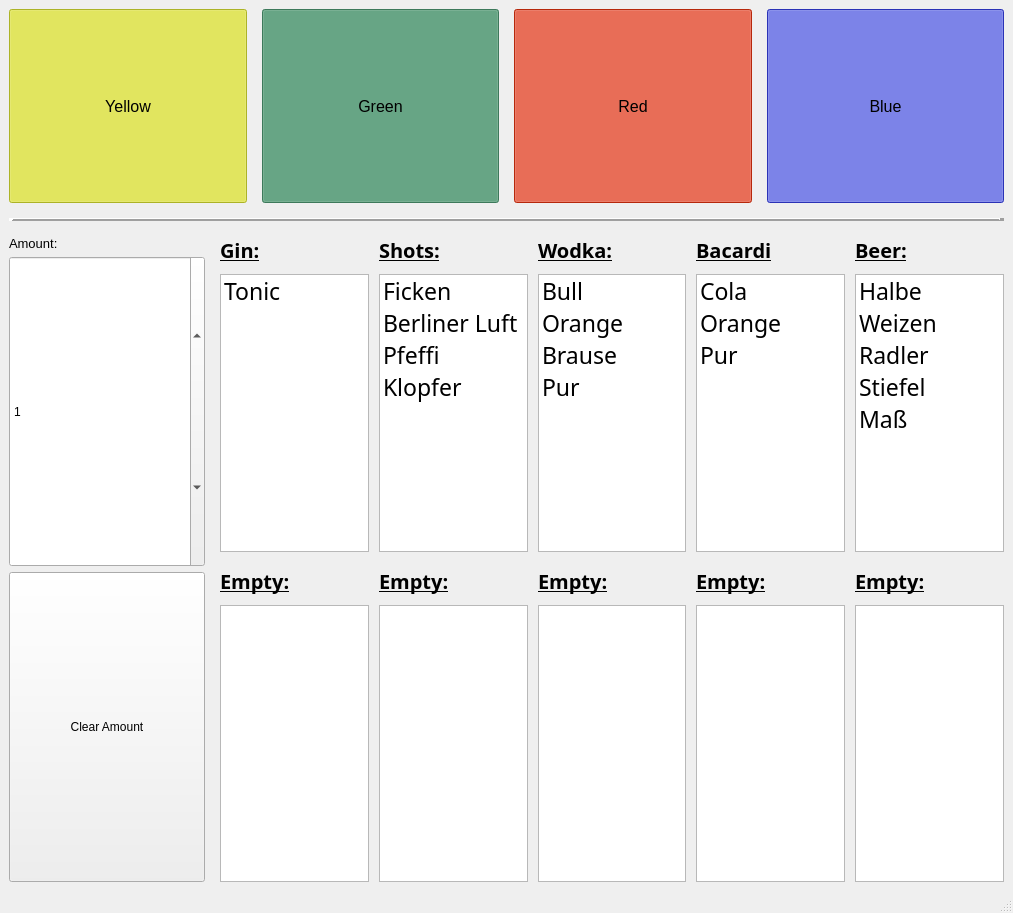
<?xml version="1.0" encoding="UTF-8"?>
<ui version="4.0">
 <class>MainWindow</class>
 <widget class="QMainWindow" name="MainWindow">
  <property name="geometry">
   <rect>
    <x>0</x>
    <y>0</y>
    <width>1013</width>
    <height>913</height>
   </rect>
  </property>
  <property name="sizePolicy">
   <sizepolicy hsizetype="Maximum" vsizetype="Maximum">
    <horstretch>0</horstretch>
    <verstretch>0</verstretch>
   </sizepolicy>
  </property>
  <property name="windowTitle">
   <string>MainWindow</string>
  </property>
  <widget class="QWidget" name="centralwidget">
   <layout class="QVBoxLayout" name="verticalLayout">
    <item>
     <layout class="QVBoxLayout" name="mainVert" stretch="3,1,10">
      <property name="spacing">
       <number>15</number>
      </property>
      <item>
       <layout class="QHBoxLayout" name="teamButtons">
        <property name="sizeConstraint">
         <enum>QLayout::SetNoConstraint</enum>
        </property>
        <item>
         <widget class="QPushButton" name="pb_Yellow">
          <property name="sizePolicy">
           <sizepolicy hsizetype="Minimum" vsizetype="Preferred">
            <horstretch>0</horstretch>
            <verstretch>0</verstretch>
           </sizepolicy>
          </property>
          <property name="font">
           <font>
            <pointsize>12</pointsize>
           </font>
          </property>
          <property name="styleSheet">
           <string notr="true">background-color: rgb(241, 250, 55);</string>
          </property>
          <property name="text">
           <string>Yellow</string>
          </property>
          <property name="checkable">
           <bool>true</bool>
          </property>
          <property name="checked">
           <bool>true</bool>
          </property>
         </widget>
        </item>
        <item>
         <widget class="QPushButton" name="pb_Green">
          <property name="sizePolicy">
           <sizepolicy hsizetype="Minimum" vsizetype="Preferred">
            <horstretch>0</horstretch>
            <verstretch>0</verstretch>
           </sizepolicy>
          </property>
          <property name="font">
           <font>
            <pointsize>12</pointsize>
           </font>
          </property>
          <property name="styleSheet">
           <string notr="true">background-color: rgb(85, 170, 127);</string>
          </property>
          <property name="text">
           <string>Green</string>
          </property>
          <property name="checkable">
           <bool>true</bool>
          </property>
          <property name="checked">
           <bool>true</bool>
          </property>
         </widget>
        </item>
        <item>
         <widget class="QPushButton" name="pb_Red">
          <property name="sizePolicy">
           <sizepolicy hsizetype="Minimum" vsizetype="Preferred">
            <horstretch>0</horstretch>
            <verstretch>0</verstretch>
           </sizepolicy>
          </property>
          <property name="font">
           <font>
            <pointsize>12</pointsize>
           </font>
          </property>
          <property name="styleSheet">
           <string notr="true">background-color: rgb(255, 56, 17);</string>
          </property>
          <property name="text">
           <string>Red</string>
          </property>
          <property name="checkable">
           <bool>true</bool>
          </property>
          <property name="checked">
           <bool>true</bool>
          </property>
         </widget>
        </item>
        <item>
         <widget class="QPushButton" name="pb_Blue">
          <property name="sizePolicy">
           <sizepolicy hsizetype="Minimum" vsizetype="Preferred">
            <horstretch>0</horstretch>
            <verstretch>0</verstretch>
           </sizepolicy>
          </property>
          <property name="font">
           <font>
            <pointsize>12</pointsize>
           </font>
          </property>
          <property name="autoFillBackground">
           <bool>false</bool>
          </property>
          <property name="styleSheet">
           <string notr="true">background-color: rgb(60, 70, 255);</string>
          </property>
          <property name="text">
           <string>Blue</string>
          </property>
          <property name="checkable">
           <bool>true</bool>
          </property>
          <property name="checked">
           <bool>true</bool>
          </property>
         </widget>
        </item>
       </layout>
      </item>
      <item>
       <widget class="Line" name="line">
        <property name="sizePolicy">
         <sizepolicy hsizetype="Minimum" vsizetype="Fixed">
          <horstretch>0</horstretch>
          <verstretch>10</verstretch>
         </sizepolicy>
        </property>
        <property name="frameShadow">
         <enum>QFrame::Raised</enum>
        </property>
        <property name="lineWidth">
         <number>5</number>
        </property>
        <property name="orientation">
         <enum>Qt::Horizontal</enum>
        </property>
       </widget>
      </item>
      <item>
       <layout class="QHBoxLayout" name="lowerLevel" stretch="5,20">
        <item>
         <layout class="QVBoxLayout" name="amountPanel" stretch="1,15,15">
          <property name="spacing">
           <number>5</number>
          </property>
          <item>
           <widget class="QLabel" name="label">
            <property name="sizePolicy">
             <sizepolicy hsizetype="Preferred" vsizetype="Fixed">
              <horstretch>0</horstretch>
              <verstretch>0</verstretch>
             </sizepolicy>
            </property>
            <property name="font">
             <font>
              <pointsize>10</pointsize>
             </font>
            </property>
            <property name="text">
             <string>Amount:</string>
            </property>
           </widget>
          </item>
          <item>
           <widget class="QSpinBox" name="amntBox">
            <property name="sizePolicy">
             <sizepolicy hsizetype="Minimum" vsizetype="MinimumExpanding">
              <horstretch>0</horstretch>
              <verstretch>0</verstretch>
             </sizepolicy>
            </property>
            <property name="value">
             <number>1</number>
            </property>
           </widget>
          </item>
          <item>
           <widget class="QPushButton" name="pbClearAmnt">
            <property name="sizePolicy">
             <sizepolicy hsizetype="Minimum" vsizetype="MinimumExpanding">
              <horstretch>0</horstretch>
              <verstretch>0</verstretch>
             </sizepolicy>
            </property>
            <property name="text">
             <string>Clear Amount</string>
            </property>
           </widget>
          </item>
         </layout>
        </item>
        <item>
         <layout class="QVBoxLayout" name="allDrinkLists">
          <item>
           <layout class="QHBoxLayout" name="upperLevelDrinks">
            <property name="spacing">
             <number>10</number>
            </property>
            <item>
             <layout class="QVBoxLayout" name="verticalLayout_7" stretch="1,10">
              <item>
               <widget class="QLabel" name="label_6">
                <property name="sizePolicy">
                 <sizepolicy hsizetype="Preferred" vsizetype="Fixed">
                  <horstretch>0</horstretch>
                  <verstretch>0</verstretch>
                 </sizepolicy>
                </property>
                <property name="font">
                 <font>
                  <family>Bebas Neue Regular</family>
                  <pointsize>15</pointsize>
                  <weight>75</weight>
                  <bold>true</bold>
                  <underline>true</underline>
                 </font>
                </property>
                <property name="text">
                 <string>Gin:</string>
                </property>
               </widget>
              </item>
              <item>
               <widget class="QListWidget" name="ginList">
                <property name="sizePolicy">
                 <sizepolicy hsizetype="Expanding" vsizetype="MinimumExpanding">
                  <horstretch>0</horstretch>
                  <verstretch>0</verstretch>
                 </sizepolicy>
                </property>
                <property name="font">
                 <font>
                  <family>Bebas Neue Regular</family>
                  <pointsize>17</pointsize>
                 </font>
                </property>
                <item>
                 <property name="text">
                  <string>Tonic</string>
                 </property>
                </item>
                <item>
                 <property name="text">
                  <string/>
                 </property>
                </item>
               </widget>
              </item>
             </layout>
            </item>
            <item>
             <layout class="QVBoxLayout" name="verticalLayout_6" stretch="1,10">
              <item>
               <widget class="QLabel" name="label_5">
                <property name="sizePolicy">
                 <sizepolicy hsizetype="Preferred" vsizetype="Fixed">
                  <horstretch>0</horstretch>
                  <verstretch>0</verstretch>
                 </sizepolicy>
                </property>
                <property name="font">
                 <font>
                  <family>Bebas Neue Regular</family>
                  <pointsize>15</pointsize>
                  <weight>75</weight>
                  <bold>true</bold>
                  <underline>true</underline>
                 </font>
                </property>
                <property name="text">
                 <string>Shots:</string>
                </property>
               </widget>
              </item>
              <item>
               <widget class="QListWidget" name="shotList">
                <property name="font">
                 <font>
                  <family>Bebas Neue Regular</family>
                  <pointsize>17</pointsize>
                 </font>
                </property>
                <item>
                 <property name="text">
                  <string>Ficken</string>
                 </property>
                </item>
                <item>
                 <property name="text">
                  <string>Berliner Luft</string>
                 </property>
                </item>
                <item>
                 <property name="text">
                  <string>Pfeffi</string>
                 </property>
                </item>
                <item>
                 <property name="text">
                  <string>Klopfer</string>
                 </property>
                </item>
               </widget>
              </item>
             </layout>
            </item>
            <item>
             <layout class="QVBoxLayout" name="verticalLayout_3" stretch="1,10">
              <item>
               <widget class="QLabel" name="label_2">
                <property name="sizePolicy">
                 <sizepolicy hsizetype="Preferred" vsizetype="Fixed">
                  <horstretch>0</horstretch>
                  <verstretch>0</verstretch>
                 </sizepolicy>
                </property>
                <property name="font">
                 <font>
                  <family>Bebas Neue Regular</family>
                  <pointsize>15</pointsize>
                  <weight>75</weight>
                  <bold>true</bold>
                  <underline>true</underline>
                 </font>
                </property>
                <property name="text">
                 <string>Wodka:</string>
                </property>
               </widget>
              </item>
              <item>
               <widget class="QListWidget" name="wodkaList">
                <property name="font">
                 <font>
                  <family>Bebas Neue Regular</family>
                  <pointsize>17</pointsize>
                 </font>
                </property>
                <item>
                 <property name="text">
                  <string>Bull</string>
                 </property>
                </item>
                <item>
                 <property name="text">
                  <string>Orange</string>
                 </property>
                </item>
                <item>
                 <property name="text">
                  <string>Brause</string>
                 </property>
                </item>
                <item>
                 <property name="text">
                  <string>Pur</string>
                 </property>
                </item>
               </widget>
              </item>
             </layout>
            </item>
            <item>
             <layout class="QVBoxLayout" name="verticalLayout_4" stretch="1,10">
              <item>
               <widget class="QLabel" name="label_3">
                <property name="sizePolicy">
                 <sizepolicy hsizetype="Preferred" vsizetype="Fixed">
                  <horstretch>0</horstretch>
                  <verstretch>0</verstretch>
                 </sizepolicy>
                </property>
                <property name="font">
                 <font>
                  <family>Bebas Neue Regular</family>
                  <pointsize>15</pointsize>
                  <weight>75</weight>
                  <bold>true</bold>
                  <underline>true</underline>
                 </font>
                </property>
                <property name="text">
                 <string>Bacardi</string>
                </property>
               </widget>
              </item>
              <item>
               <widget class="QListWidget" name="bacardiList">
                <property name="font">
                 <font>
                  <family>Bebas Neue Regular</family>
                  <pointsize>17</pointsize>
                 </font>
                </property>
                <property name="editTriggers">
                 <set>QAbstractItemView::NoEditTriggers</set>
                </property>
                <item>
                 <property name="text">
                  <string>Cola</string>
                 </property>
                </item>
                <item>
                 <property name="text">
                  <string>Orange</string>
                 </property>
                </item>
                <item>
                 <property name="text">
                  <string>Pur</string>
                 </property>
                </item>
               </widget>
              </item>
             </layout>
            </item>
            <item>
             <layout class="QVBoxLayout" name="verticalLayout_5" stretch="1,10">
              <item>
               <widget class="QLabel" name="label_4">
                <property name="sizePolicy">
                 <sizepolicy hsizetype="Preferred" vsizetype="Fixed">
                  <horstretch>0</horstretch>
                  <verstretch>0</verstretch>
                 </sizepolicy>
                </property>
                <property name="font">
                 <font>
                  <family>Bebas Neue Regular</family>
                  <pointsize>15</pointsize>
                  <weight>75</weight>
                  <bold>true</bold>
                  <underline>true</underline>
                 </font>
                </property>
                <property name="text">
                 <string>Beer:</string>
                </property>
               </widget>
              </item>
              <item>
               <widget class="QListWidget" name="beerList">
                <property name="font">
                 <font>
                  <family>Bebas Neue Regular</family>
                  <pointsize>17</pointsize>
                 </font>
                </property>
                <item>
                 <property name="text">
                  <string>Halbe</string>
                 </property>
                </item>
                <item>
                 <property name="text">
                  <string>Weizen</string>
                 </property>
                </item>
                <item>
                 <property name="text">
                  <string>Radler</string>
                 </property>
                </item>
                <item>
                 <property name="text">
                  <string>Stiefel</string>
                 </property>
                </item>
                <item>
                 <property name="text">
                  <string>Maß</string>
                 </property>
                </item>
               </widget>
              </item>
             </layout>
            </item>
           </layout>
          </item>
          <item>
           <layout class="QHBoxLayout" name="lowerLevelDrinks">
            <property name="spacing">
             <number>10</number>
            </property>
            <item>
             <layout class="QVBoxLayout" name="verticalLayout_8" stretch="1,10">
              <property name="spacing">
               <number>10</number>
              </property>
              <item>
               <widget class="QLabel" name="label_7">
                <property name="sizePolicy">
                 <sizepolicy hsizetype="Preferred" vsizetype="Fixed">
                  <horstretch>0</horstretch>
                  <verstretch>0</verstretch>
                 </sizepolicy>
                </property>
                <property name="font">
                 <font>
                  <family>Bebas Neue Regular</family>
                  <pointsize>15</pointsize>
                  <weight>75</weight>
                  <bold>true</bold>
                  <underline>true</underline>
                 </font>
                </property>
                <property name="text">
                 <string>Empty:</string>
                </property>
               </widget>
              </item>
              <item>
               <widget class="QListWidget" name="listWidget_5">
                <property name="sizePolicy">
                 <sizepolicy hsizetype="Expanding" vsizetype="MinimumExpanding">
                  <horstretch>0</horstretch>
                  <verstretch>0</verstretch>
                 </sizepolicy>
                </property>
                <property name="font">
                 <font>
                  <family>Bebas Neue Regular</family>
                  <pointsize>17</pointsize>
                 </font>
                </property>
                <item>
                 <property name="text">
                  <string/>
                 </property>
                </item>
               </widget>
              </item>
             </layout>
            </item>
            <item>
             <layout class="QVBoxLayout" name="verticalLayout_9" stretch="1,10">
              <property name="spacing">
               <number>10</number>
              </property>
              <item>
               <widget class="QLabel" name="label_8">
                <property name="sizePolicy">
                 <sizepolicy hsizetype="Preferred" vsizetype="Fixed">
                  <horstretch>0</horstretch>
                  <verstretch>0</verstretch>
                 </sizepolicy>
                </property>
                <property name="font">
                 <font>
                  <family>Bebas Neue Regular</family>
                  <pointsize>15</pointsize>
                  <weight>75</weight>
                  <bold>true</bold>
                  <underline>true</underline>
                 </font>
                </property>
                <property name="text">
                 <string>Empty:</string>
                </property>
               </widget>
              </item>
              <item>
               <widget class="QListWidget" name="listWidget_4">
                <property name="font">
                 <font>
                  <family>Bebas Neue Regular</family>
                  <pointsize>17</pointsize>
                 </font>
                </property>
               </widget>
              </item>
             </layout>
            </item>
            <item>
             <layout class="QVBoxLayout" name="verticalLayout_10" stretch="1,10">
              <property name="spacing">
               <number>10</number>
              </property>
              <item>
               <widget class="QLabel" name="label_9">
                <property name="sizePolicy">
                 <sizepolicy hsizetype="Preferred" vsizetype="Fixed">
                  <horstretch>0</horstretch>
                  <verstretch>0</verstretch>
                 </sizepolicy>
                </property>
                <property name="font">
                 <font>
                  <family>Bebas Neue Regular</family>
                  <pointsize>15</pointsize>
                  <weight>75</weight>
                  <bold>true</bold>
                  <underline>true</underline>
                 </font>
                </property>
                <property name="text">
                 <string>Empty:</string>
                </property>
               </widget>
              </item>
              <item>
               <widget class="QListWidget" name="listWidget_3">
                <property name="font">
                 <font>
                  <family>Bebas Neue Regular</family>
                  <pointsize>17</pointsize>
                 </font>
                </property>
               </widget>
              </item>
             </layout>
            </item>
            <item>
             <layout class="QVBoxLayout" name="verticalLayout_11" stretch="1,10">
              <property name="spacing">
               <number>10</number>
              </property>
              <item>
               <widget class="QLabel" name="label_10">
                <property name="sizePolicy">
                 <sizepolicy hsizetype="Preferred" vsizetype="Fixed">
                  <horstretch>0</horstretch>
                  <verstretch>0</verstretch>
                 </sizepolicy>
                </property>
                <property name="font">
                 <font>
                  <family>Bebas Neue Regular</family>
                  <pointsize>15</pointsize>
                  <weight>75</weight>
                  <bold>true</bold>
                  <underline>true</underline>
                 </font>
                </property>
                <property name="text">
                 <string>Empty:</string>
                </property>
               </widget>
              </item>
              <item>
               <widget class="QListWidget" name="listWidget_2">
                <property name="font">
                 <font>
                  <family>Bebas Neue Regular</family>
                  <pointsize>17</pointsize>
                 </font>
                </property>
                <property name="editTriggers">
                 <set>QAbstractItemView::NoEditTriggers</set>
                </property>
               </widget>
              </item>
             </layout>
            </item>
            <item>
             <layout class="QVBoxLayout" name="verticalLayout_12" stretch="1,10">
              <property name="spacing">
               <number>10</number>
              </property>
              <item>
               <widget class="QLabel" name="label_11">
                <property name="sizePolicy">
                 <sizepolicy hsizetype="Preferred" vsizetype="Fixed">
                  <horstretch>0</horstretch>
                  <verstretch>0</verstretch>
                 </sizepolicy>
                </property>
                <property name="font">
                 <font>
                  <family>Bebas Neue Regular</family>
                  <pointsize>15</pointsize>
                  <weight>75</weight>
                  <bold>true</bold>
                  <underline>true</underline>
                 </font>
                </property>
                <property name="text">
                 <string>Empty:</string>
                </property>
               </widget>
              </item>
              <item>
               <widget class="QListWidget" name="listWidget">
                <property name="font">
                 <font>
                  <family>Bebas Neue Regular</family>
                  <pointsize>17</pointsize>
                 </font>
                </property>
               </widget>
              </item>
             </layout>
            </item>
           </layout>
          </item>
         </layout>
        </item>
       </layout>
      </item>
     </layout>
    </item>
   </layout>
  </widget>
  <widget class="QStatusBar" name="statusbar"/>
 </widget>
 <resources/>
 <connections/>
</ui>
